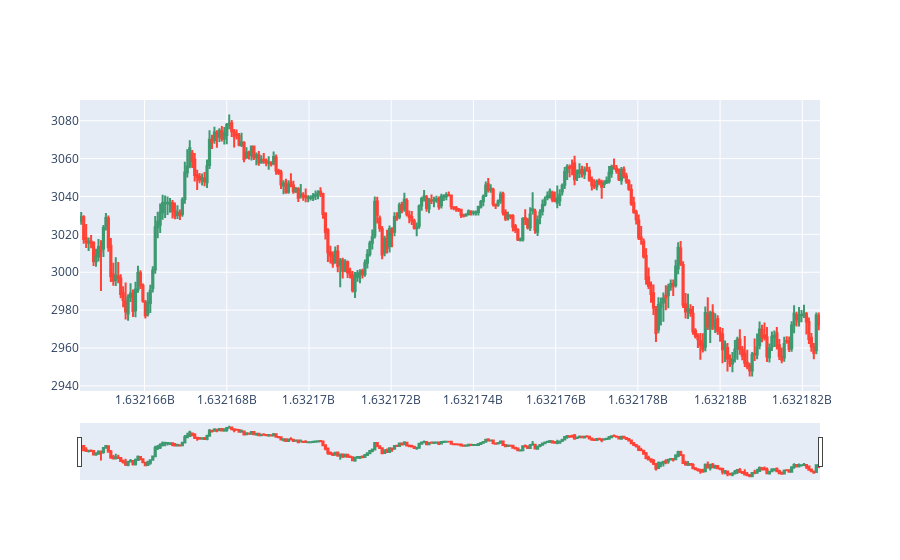

Source (notebook cell):
### Code cell
eth_sample = eth.iloc[-300:]

fig = go.Figure(
    data=[
        go.Candlestick(
            x=eth_sample.index,
            open=eth_sample['Open'],
            high=eth_sample['High'],
            low=eth_sample["Low"],
            close=eth_sample['Close']
        )
    ]
)
fig.show()

### Figure 1 — Plotly figure (JSON) as saved in the notebook; plotly's stock layout.template omitted (floating-point values rounded to 4 significant figures; data arrays with more than 128 entries replaced by an {"elided": "..."} marker saying what was removed)
{"data": [{"close": {"elided": "300 float values"}, "high": {"elided": "300 float values"}, "low": {"elided": "300 float values"}, "open": {"elided": "300 float values"}, "type": "candlestick", "x": {"elided": "300 int values"}}], "layout": {}}
